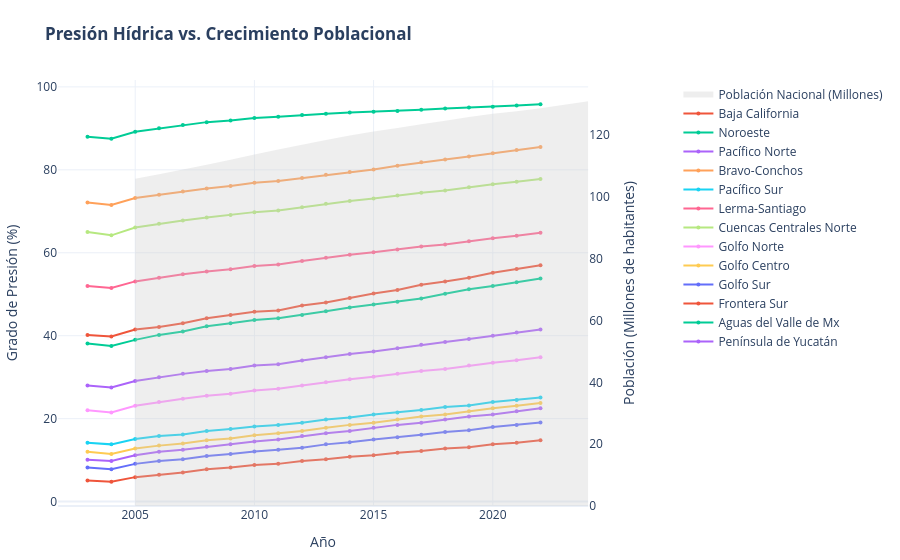

The notebook cell this image was saved under:
### Code cell
import pandas as pd
import plotly.graph_objects as go
from plotly.subplots import make_subplots

# 1. Cargar el dataset que generamos (asegúrate de que el archivo esté en la misma carpeta)
df = pd.read_csv('indicador_vs_poblacion_nacional.csv')

# Convertir población a millones para que sea más legible en la gráfica
df['Poblacion_Millones'] = df['Poblacion_Nacional'] / 1_000_000

# 2. Crear la figura con eje secundario
fig = make_subplots(specs=[[{"secondary_y": True}]])

# Gráfica de área para la Población (Eje Y Secundario)
fig.add_trace(
    go.Scatter(
        x=df['Periodo'], 
        y=df['Poblacion_Millones'],
        fill='tozeroy',
        name='Población Nacional (Millones)',
        fillcolor='rgba(184, 212, 255, 0.3)', # Azul muy claro
        line=dict(color='rgba(184, 212, 255, 0.5)'),
    ),
    secondary_y=True
)

# Gráfica de línea para el Volumen Concesionado (Eje Y Primario)
fig.add_trace(
    go.Scatter(
        x=df['Periodo'], 
        y=df['Volumen_de_agua_concesionada_o_asignada_para_usos_consuntivos_(km3)'],
        mode='lines+markers',
        name='Volumen Concesionado (km³)',
        line=dict(color='#0066FF', width=4),
        marker=dict(size=8, symbol='circle')
    ),
    secondary_y=False
)

# 3. Configuración estética y títulos
fig.update_layout(
    title='<b>Análisis de Deuda: Concesiones vs. Población Nacional</b><br><sup>¿Crece el agua comprometida al ritmo de la gente?</sup>',
    xaxis_title='Año',
    template='plotly_white',
    hovermode='x unified',
    legend=dict(
        orientation="h",
        yanchor="bottom",
        y=1.02,
        xanchor="right",
        x=1
    ),
    margin=dict(l=50, r=50, t=100, b=50)
)

# Formato de los ejes
fig.update_yaxes(title_text="<b>Volumen Concesionado (km³)</b>", color="#0066FF", secondary_y=False)
fig.update_yaxes(title_text="Población (Millones)", color="#94A3B8", secondary_y=True, showgrid=False)

# Mostrar la gráfica
fig.show()

### Figure 1 — Plotly figure (JSON) as saved in the notebook; plotly's stock layout.template omitted (floating-point values rounded to 4 significant figures)
{"data": [{"fill": "tozeroy", "fillcolor": "rgba(200, 200, 200, 0.3)", "mode": "none", "name": "Población Nacional (Millones)", "showlegend": true, "type": "scatter", "x": [2005, 2006, 2007, 2008, 2009, 2010, 2011, 2012, 2013, 2014, 2015, 2016, 2017, 2018, 2019, 2020, 2021, 2022, 2023, 2024], "xaxis": "x", "y": [105.8, 107.2, 108.8, 110.4, 112, 113.6, 115.2, 116.8, 118.3, 119.8, 121.1, 122.2, 123.4, 124.6, 125.8, 126.8, 127.7, 128.6, 129.7, 130.9], "yaxis": "y2"}, {"line": {"width": 2}, "marker": {"size": 4}, "mode": "lines+markers", "name": "Baja California", "type": "scatter", "x": [2003, 2004, 2005, 2006, 2007, 2008, 2009, 2010, 2011, 2012, 2013, 2014, 2015, 2016, 2017, 2018, 2019, 2020, 2021, 2022], "xaxis": "x", "y": [40.2, 39.8, 41.5, 42.1, 43.0, 44.2, 45.0, 45.8, 46.1, 47.3, 48.0, 49.1, 50.2, 51.0, 52.3, 53.1, 54.0, 55.2, 56.1, 57.0], "yaxis": "y"}, {"line": {"width": 2}, "marker": {"size": 4}, "mode": "lines+markers", "name": "Noroeste", "type": "scatter", "x": [2003, 2004, 2005, 2006, 2007, 2008, 2009, 2010, 2011, 2012, 2013, 2014, 2015, 2016, 2017, 2018, 2019, 2020, 2021, 2022], "xaxis": "x", "y": [38.1, 37.5, 39.0, 40.2, 41.0, 42.3, 43.0, 43.8, 44.2, 45.0, 45.9, 46.8, 47.5, 48.2, 49.0, 50.1, 51.2, 52.0, 52.9, 53.8], "yaxis": "y"}, {"line": {"width": 2}, "marker": {"size": 4}, "mode": "lines+markers", "name": "Pacífico Norte", "type": "scatter", "x": [2003, 2004, 2005, 2006, 2007, 2008, 2009, 2010, 2011, 2012, 2013, 2014, 2015, 2016, 2017, 2018, 2019, 2020, 2021, 2022], "xaxis": "x", "y": [28.0, 27.5, 29.1, 30.0, 30.8, 31.5, 32.0, 32.8, 33.1, 34.0, 34.8, 35.6, 36.2, 37.0, 37.8, 38.5, 39.2, 40.0, 40.8, 41.5], "yaxis": "y"}, {"line": {"width": 2}, "marker": {"size": 4}, "mode": "lines+markers", "name": "Bravo-Conchos", "type": "scatter", "x": [2003, 2004, 2005, 2006, 2007, 2008, 2009, 2010, 2011, 2012, 2013, 2014, 2015, 2016, 2017, 2018, 2019, 2020, 2021, 2022], "xaxis": "x", "y": [72.1, 71.5, 73.2, 74.0, 74.8, 75.5, 76.1, 76.9, 77.3, 78.0, 78.8, 79.5, 80.1, 81.0, 81.8, 82.5, 83.2, 84.0, 84.8, 85.5], "yaxis": "y"}, {"line": {"width": 2}, "marker": {"size": 4}, "mode": "lines+markers", "name": "Pacífico Sur", "type": "scatter", "x": [2003, 2004, 2005, 2006, 2007, 2008, 2009, 2010, 2011, 2012, 2013, 2014, 2015, 2016, 2017, 2018, 2019, 2020, 2021, 2022], "xaxis": "x", "y": [14.2, 13.8, 15.1, 15.8, 16.2, 17.0, 17.5, 18.1, 18.5, 19.0, 19.8, 20.3, 21.0, 21.5, 22.1, 22.8, 23.2, 24.0, 24.5, 25.1], "yaxis": "y"}, {"line": {"width": 2}, "marker": {"size": 4}, "mode": "lines+markers", "name": "Lerma-Santiago", "type": "scatter", "x": [2003, 2004, 2005, 2006, 2007, 2008, 2009, 2010, 2011, 2012, 2013, 2014, 2015, 2016, 2017, 2018, 2019, 2020, 2021, 2022], "xaxis": "x", "y": [52.0, 51.5, 53.1, 54.0, 54.8, 55.5, 56.0, 56.8, 57.2, 58.0, 58.8, 59.5, 60.1, 60.8, 61.5, 62.0, 62.8, 63.5, 64.1, 64.8], "yaxis": "y"}, {"line": {"width": 2}, "marker": {"size": 4}, "mode": "lines+markers", "name": "Cuencas Centrales Norte", "type": "scatter", "x": [2003, 2004, 2005, 2006, 2007, 2008, 2009, 2010, 2011, 2012, 2013, 2014, 2015, 2016, 2017, 2018, 2019, 2020, 2021, 2022], "xaxis": "x", "y": [65.0, 64.2, 66.1, 67.0, 67.8, 68.5, 69.1, 69.8, 70.2, 71.0, 71.8, 72.5, 73.1, 73.8, 74.5, 75.0, 75.8, 76.5, 77.1, 77.8], "yaxis": "y"}, {"line": {"width": 2}, "marker": {"size": 4}, "mode": "lines+markers", "name": "Golfo Norte", "type": "scatter", "x": [2003, 2004, 2005, 2006, 2007, 2008, 2009, 2010, 2011, 2012, 2013, 2014, 2015, 2016, 2017, 2018, 2019, 2020, 2021, 2022], "xaxis": "x", "y": [22.0, 21.5, 23.1, 24.0, 24.8, 25.5, 26.0, 26.8, 27.2, 28.0, 28.8, 29.5, 30.1, 30.8, 31.5, 32.0, 32.8, 33.5, 34.1, 34.8], "yaxis": "y"}, {"line": {"width": 2}, "marker": {"size": 4}, "mode": "lines+markers", "name": "Golfo Centro", "type": "scatter", "x": [2003, 2004, 2005, 2006, 2007, 2008, 2009, 2010, 2011, 2012, 2013, 2014, 2015, 2016, 2017, 2018, 2019, 2020, 2021, 2022], "xaxis": "x", "y": [12.0, 11.5, 12.8, 13.5, 14.0, 14.8, 15.2, 16.0, 16.5, 17.0, 17.8, 18.5, 19.0, 19.8, 20.5, 21.0, 21.8, 22.5, 23.1, 23.8], "yaxis": "y"}, {"line": {"width": 2}, "marker": {"size": 4}, "mode": "lines+markers", "name": "Golfo Sur", "type": "scatter", "x": [2003, 2004, 2005, 2006, 2007, 2008, 2009, 2010, 2011, 2012, 2013, 2014, 2015, 2016, 2017, 2018, 2019, 2020, 2021, 2022], "xaxis": "x", "y": [8.2, 7.8, 9.1, 9.8, 10.2, 11.0, 11.5, 12.1, 12.5, 13.0, 13.8, 14.3, 15.0, 15.5, 16.1, 16.8, 17.2, 18.0, 18.5, 19.1], "yaxis": "y"}, {"line": {"width": 2}, "marker": {"size": 4}, "mode": "lines+markers", "name": "Frontera Sur", "type": "scatter", "x": [2003, 2004, 2005, 2006, 2007, 2008, 2009, 2010, 2011, 2012, 2013, 2014, 2015, 2016, 2017, 2018, 2019, 2020, 2021, 2022], "xaxis": "x", "y": [5.1, 4.8, 5.9, 6.5, 7.0, 7.8, 8.2, 8.8, 9.1, 9.8, 10.2, 10.8, 11.2, 11.8, 12.2, 12.8, 13.1, 13.8, 14.2, 14.8], "yaxis": "y"}, {"line": {"width": 2}, "marker": {"size": 4}, "mode": "lines+markers", "name": "Aguas del Valle de Mx", "type": "scatter", "x": [2003, 2004, 2005, 2006, 2007, 2008, 2009, 2010, 2011, 2012, 2013, 2014, 2015, 2016, 2017, 2018, 2019, 2020, 2021, 2022], "xaxis": "x", "y": [88.0, 87.5, 89.2, 90.0, 90.8, 91.5, 91.9, 92.5, 92.8, 93.2, 93.5, 93.8, 94.0, 94.2, 94.5, 94.8, 95.0, 95.2, 95.5, 95.8], "yaxis": "y"}, {"line": {"width": 2}, "marker": {"size": 4}, "mode": "lines+markers", "name": "Península de Yucatán", "type": "scatter", "x": [2003, 2004, 2005, 2006, 2007, 2008, 2009, 2010, 2011, 2012, 2013, 2014, 2015, 2016, 2017, 2018, 2019, 2020, 2021, 2022], "xaxis": "x", "y": [10.1, 9.8, 11.2, 12.0, 12.5, 13.2, 13.8, 14.5, 15.0, 15.8, 16.5, 17.0, 17.8, 18.5, 19.0, 19.8, 20.5, 21.0, 21.8, 22.5], "yaxis": "y"}], "layout": {"hovermode": "x unified", "legend": {"orientation": "v", "x": 1.1, "y": 1}, "margin": {"b": 50, "l": 50, "r": 100, "t": 80}, "title": {"text": "<b>Presión Hídrica vs. Crecimiento Poblacional</b>"}, "xaxis": {"anchor": "y", "domain": [0, 0.94], "title": {"text": "Año"}}, "yaxis": {"anchor": "x", "domain": [0, 1], "title": {"text": "Grado de Presión (%)"}}, "yaxis2": {"anchor": "x", "overlaying": "y", "showgrid": false, "side": "right", "title": {"text": "Población (Millones de habitantes)"}}}}
